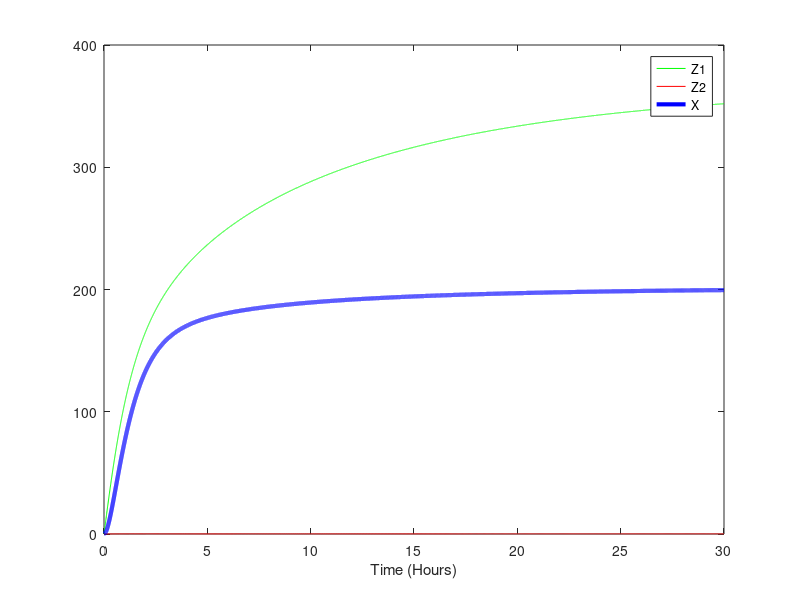

The MATLAB script that drew this image:
function Antitheticprotein
clear; clc; clf;
% This is a model of the antithetic controller under transcriptional control
% via protein.
%% Initialising Global Parameters 
global k_1     % Maximal transcription rate of Z1 mRNA
global k_2     % Maximal transcription rate of X mRNA
global k_3     % Maximal transcription rate of Z2 mRNA 
global tau_1   % Leaky transcription of Z1 mRNA
global tau_2   % Leaky transcription of X mRNA
global tau_3   % Leaky transcription of Z2 mRNA 
global delta_p % Degradation/dilution rate of X Protein 
global gamma   % Degradation/dilution rate of Z1 and Z2 Protein
global theta   % Annihilation rate of Z1 and Z2 Proteins
global K_XP    % Binding constant for X Protein to regulate Z2 transcription
global K_Z1P   % Binding constant for Z1 Protein to regulate X transcription 
global K_U     % Binding constant for U to regulate Z1 transcription 
global U       % Concentration of inducer 

%% Parameter Values
U       = 100000;
k_1     = 0.1*60*60;         
k_2     = 0.1*60*60;         
k_3     = 0.5*60*60;         
tau_1   = 0;                 % Leaky transcription set to 0 for simplicity
tau_2   = 0;                 % Leaky transcription set to 0 for simplicity
tau_3   = 0;                 % Leaky transcription set to 0 for simplicity
gamma   = 0.028 * 60 * 0;        % Set as dilution rate for E. coli. Set to zero here for integral control?
delta_p = (0.00039 * 60 * 60) + gamma; % Set as same rate in antitheticsRNA.m
theta   = 0.05 * 60;         % Same rate as in Khammash Paper and antitheticsRNA.m
K_XP    = 2600;              % Same as antitheticsRNA.m
K_Z1P   = 100;              % Same as antitheticsRNA.m
K_U     = 178000;            % Same as antitheticsRNA.m

%% State is [Z_1 Z_2 X]
s0       = [0 0 0]; % Initial values of the states in the ODE model 

%% Generate the simulation 
Tend     = 30;        % End time value -- This is currently random 
ODEFUN   = @antitheticproteinddt;
[t, S] = ode45(ODEFUN, [0,Tend], s0);

%% Generate Plot Figure
figure(1);
set(gca, 'fontsize', 14);
plot(t, S(:,1), 'g', t, S(:,2), 'r', t, S(:,3), 'b', 'LineWidth', 3);
legend('Z1', 'Z2', 'X', 'Location', 'northeast');
xlabel('Time (Hours)');

end

%% Dynamics 
function dS = antitheticproteinddt(t, S);

global k_1     % Maximal transcription rate of Z1 mRNA
global k_2     % Maximal transcription rate of X mRNA
global k_3     % Maximal transcription rate of Z2 mRNA 
global tau_1   % Leaky transcription of Z1 mRNA
global tau_2   % Leaky transcription of X mRNA
global tau_3   % Leaky transcription of Z2 mRNA 
global delta_p % Degradation/dilution rate of X Protein 
global gamma   % Degradation/dilution rate of Z1 and Z2 Protein
global theta   % Annihilation rate of Z1 and Z2 Proteins
global K_XP    % Binding constant for X Protein to regulate Z2 transcription
global K_Z1P   % Binding constant for Z1 Protein to regulate X transcription 
global K_U     % Binding constant for U to regulate Z1 transcription 
global U       % Concentration of inducer 

Z_1 = S(1);
Z_2 = S(2);
X  = S(3);


dZ_1dt = tau_1 + ((k_1 * U)/(K_U + U)) - (gamma * Z_1) - (theta * Z_1 * Z_2);
dZ_2dt = tau_3 + ((k_3 * X)/(K_XP + X)) - (gamma * Z_2) - (theta * Z_1 * Z_2);
dX_dt  = tau_2 + ((k_2 * Z_1)/(K_Z1P + Z_1)) - (delta_p * X);



dS = [dZ_1dt; dZ_2dt; dX_dt];

end 